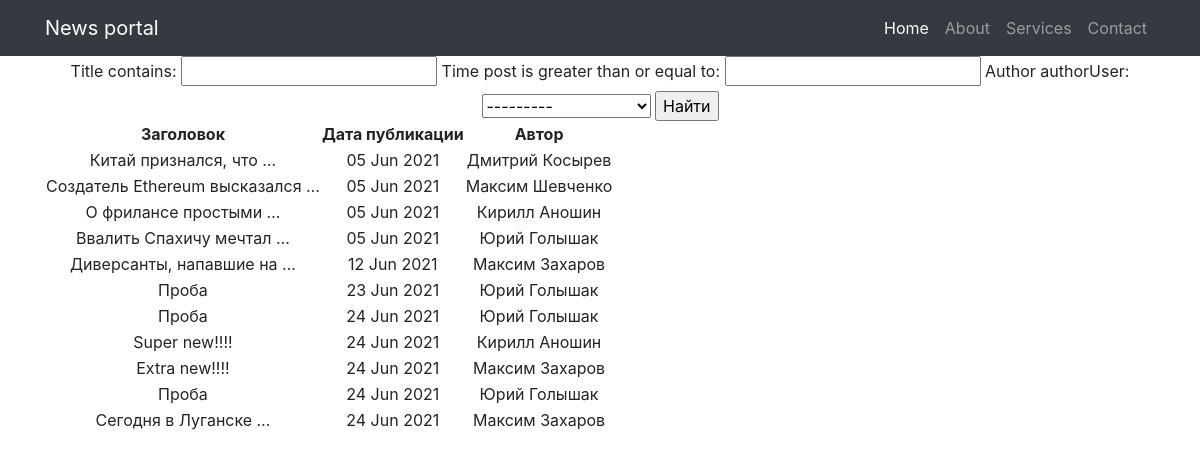
The app's page /search/ with its own data.
### news/models.py (models this page shows, shortened)
class Post(models.Model):
    author = models.ForeignKey(Author, on_delete=models.CASCADE)
    NEWS = 'NW'
    ARTICLE = 'AR'
    RUBRIC = (
        (NEWS, 'Новость'), (ARTICLE, 'Статья')
    )
    categoryType = models.CharField(max_length=2, choices=RUBRIC, default=ARTICLE)
    time_post = models.DateTimeField(auto_now_add=True)
    postCategory = models.ManyToManyField(Category, through='PostCategory')
    title = models.CharField(max_length=128)
    text = models.TextField()
    rating = models.SmallIntegerField(default=0)
    class Meta:
        verbose_name = 'Публикация'
        verbose_name_plural = 'Публикации'

class Author(models.Model):
    authorUser = models.OneToOneField(User, on_delete=models.CASCADE)
    ratingAuthor = models.SmallIntegerField(default=0)
    def __str__(self):
        return self.authorUser.username
    class Meta:
        verbose_name = 'Автор'
        verbose_name_plural = 'Авторы'

### news/views.py (the view)
# urls.py: path('search/', PostSearch.as_view()),
class PostSearch(ListView):
    model = Post
    template_name = 'search.html'
    context_object_name = 'search'
    def get_context_data(self, **kwargs):
        context = super().get_context_data(**kwargs)
        context['filter'] = PostsFilter(self.request.GET, queryset=self.get_queryset())  # вписываю фильтр в контекст
        return context

### news/templatetags/custom_filters.py (called while the page is built)
@register.filter(name='censor')  # регистрируем наш фильтр под именем Censor
def censor(text):
    for word in censored_words:
        if word in text:
            text = text.replace(word, '-censored-')
        else:
            continue
    return text

### news/templates/news/search.html (shortened to what this page needs)
{% extends 'flatpages/default.html' %}
{% load custom_filters %}
{% block content %}
<form method="GET">
    {{ filter.form }}
    <input type="submit" value="Найти">
</form>
<table>
    <thead>
        <th>
            Заголовок
        </th>
        <th>
            Дата публикации
        </th>
        <th>
            Автор
        </th>
    </thead>
    {% for post in filter.qs %}
    <tr>
        <td>
            {{ post.title|censor|truncatewords:3 }}
        </td>
        <td>
            {{ post.time_post|date:'d M Y' }}
        </td>
        <td>
            {{ post.author }}
        </td>
    </tr>
    {% endfor %}
</table>
{% endblock content %}

### records on screen
Post: title|censor "Китай признался, что …", time_post "05 Jun 2021", author "Дмитрий Косырев"
Post: title|censor "Создатель Ethereum высказался …", time_post "05 Jun 2021", author "Максим Шевченко"
Post: title|censor "О фрилансе простыми …", time_post "05 Jun 2021", author "Кирилл Аношин"
Post: title|censor "Ввалить Спахичу мечтал …", time_post "05 Jun 2021", author "Юрий Голышак"
Post: title|censor "Диверсанты, напавшие на …", time_post "12 Jun 2021", author "Максим Захаров"
Post: title|censor "Проба", time_post "23 Jun 2021", author "Юрий Голышак"
Post: title|censor "Проба", time_post "24 Jun 2021", author "Юрий Голышак"
Post: title|censor "Super new!!!!", time_post "24 Jun 2021", author "Кирилл Аношин"
Post: title|censor "Extra new!!!!", time_post "24 Jun 2021", author "Максим Захаров"
Post: title|censor "Проба", time_post "24 Jun 2021", author "Юрий Голышак"
Post: title|censor "Сегодня в Луганске …", time_post "24 Jun 2021", author "Максим Захаров"
